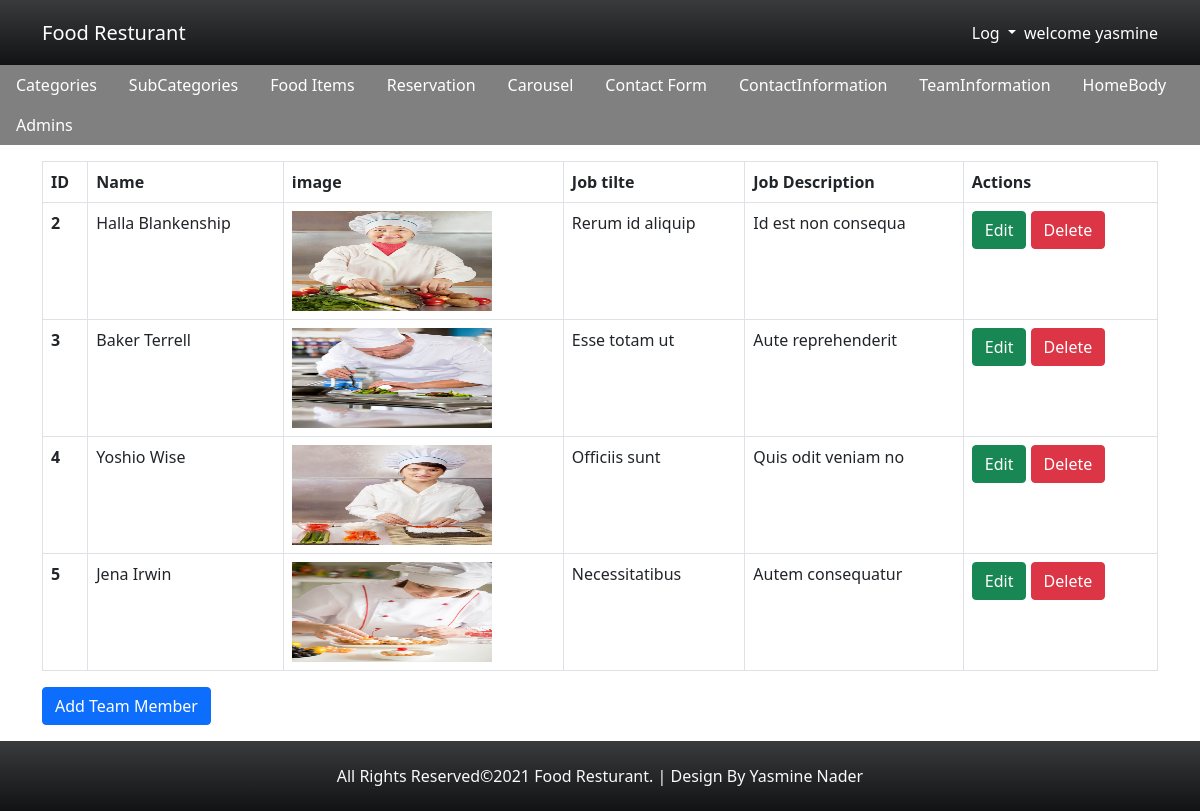
Screenshot of /teaminformation/teaminformationdisplay.php (signed in) with the database file from the repository.
### tables this page shows
CREATE TABLE `team_information` (
  `id` int(11) NOT NULL,
  `name` char(50) NOT NULL,
  `image` char(255) NOT NULL,
  `job_title` char(50) NOT NULL,
  `job_description` char(200) NOT NULL
);

### teaminformation/teaminformationdisplay.php (the view, shortened to what this page needs)
<?php
require "../connection/dbconnection.php";
$query="select * from team_information";
$sql=mysqli_query($con,$query);
?>
<?php include "../layout/headeradmin.php";?>
<?php include "../layout/navbaradmin.php";?>
<?php if(isset($_SESSION["Name"])){?>
<div class="container">
<table class="table table-bordered">
  <thead>
    <tr>
      <th scope="col">ID</th>
      <th scope="col">Name</th>
      <th scope="col">image</th>
      <th scope="col">Job tilte</th>
      <th scope="col">Job Description</th>
      <th scope="col">Actions</th>
    </tr>
  </thead>
  <tbody>
  <?php while($operation=mysqli_fetch_assoc($sql)){
      echo '
    <tr>
      <th>'.$operation["id"].'</th>
      <td>'.$operation["name"].'</td>
      <td><img class="imageadmin" src="../uploads/'.$operation["image"].'"</td>
      <td>'.$operation["job_title"].'</td>
      <td>'.$operation["job_description"].'</td>
      <td><a href="teaminformationupdate.php?id='.$operation["id"].'"class="btn btn-success">Edit</a>
      <a href="teaminformationdelete.php?id='.$operation["id"].'"class="btn btn-danger">Delete</a></td>
    </tr>';
   } ?>
  </tbody>
</table>
<a href="teamInformation.php" class="btn btn-primary mb-3">Add Team Member</a>
</div>
<?php include '../layout/footer.php'?>
<?php } else{header("location: ../admins/login.php");} ?>

### css/style.css (style rules this page uses)
body { padding: 0px; margin: 0px; }
.imageadmin { width: 200px; height: 100px; }

### rows the page displays
team_information: id "2", name "Halla Blankenship", image (picture), job_title "Rerum id aliquip", job_description "Id est non consequa"
team_information: id "3", name "Baker Terrell", image (picture), job_title "Esse totam ut", job_description "Aute reprehenderit"
team_information: id "4", name "Yoshio Wise", image (picture), job_title "Officiis sunt", job_description "Quis odit veniam no"
team_information: id "5", name "Jena Irwin", image (picture), job_title "Necessitatibus", job_description "Autem consequatur"

### other values shown
$_SESSION["Name"] "yasmine"
